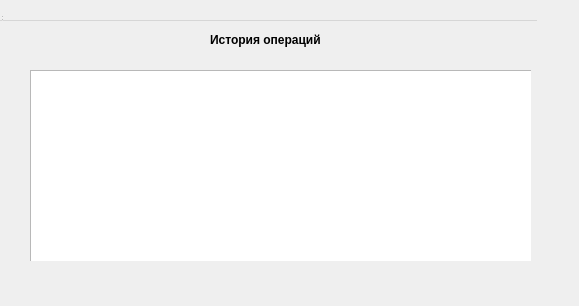
<?xml version="1.0" encoding="UTF-8"?>
<ui version="4.0">
 <class>DataForm</class>
 <widget class="QWidget" name="DataForm">
  <property name="geometry">
   <rect>
    <x>0</x>
    <y>0</y>
    <width>579</width>
    <height>306</height>
   </rect>
  </property>
  <property name="windowTitle">
   <string>Кредитный Калькулятор</string>
  </property>
  <widget class="QWidget" name="centralwidget" native="true">
   <property name="geometry">
    <rect>
     <x>0</x>
     <y>0</y>
     <width>531</width>
     <height>261</height>
    </rect>
   </property>
   <widget class="QListWidget" name="listWidget">
    <property name="geometry">
     <rect>
      <x>30</x>
      <y>70</y>
      <width>541</width>
      <height>251</height>
     </rect>
    </property>
   </widget>
   <widget class="QLabel" name="label">
    <property name="geometry">
     <rect>
      <x>210</x>
      <y>30</y>
      <width>151</width>
      <height>20</height>
     </rect>
    </property>
    <property name="text">
     <string>&lt;html&gt;&lt;head/&gt;&lt;body&gt;&lt;p&gt;&lt;span style=&quot; font-size:9pt; font-weight:600;&quot;&gt;История операций&lt;/span&gt;&lt;/p&gt;&lt;/body&gt;&lt;/html&gt;</string>
    </property>
   </widget>
  </widget>
  <widget class="QMenuBar" name="menubar">
   <property name="geometry">
    <rect>
     <x>0</x>
     <y>0</y>
     <width>537</width>
     <height>21</height>
    </rect>
   </property>
  </widget>
  <widget class="QStatusBar" name="statusbar">
   <property name="geometry">
    <rect>
     <x>0</x>
     <y>0</y>
     <width>3</width>
     <height>22</height>
    </rect>
   </property>
  </widget>
 </widget>
 <resources/>
 <connections/>
</ui>
